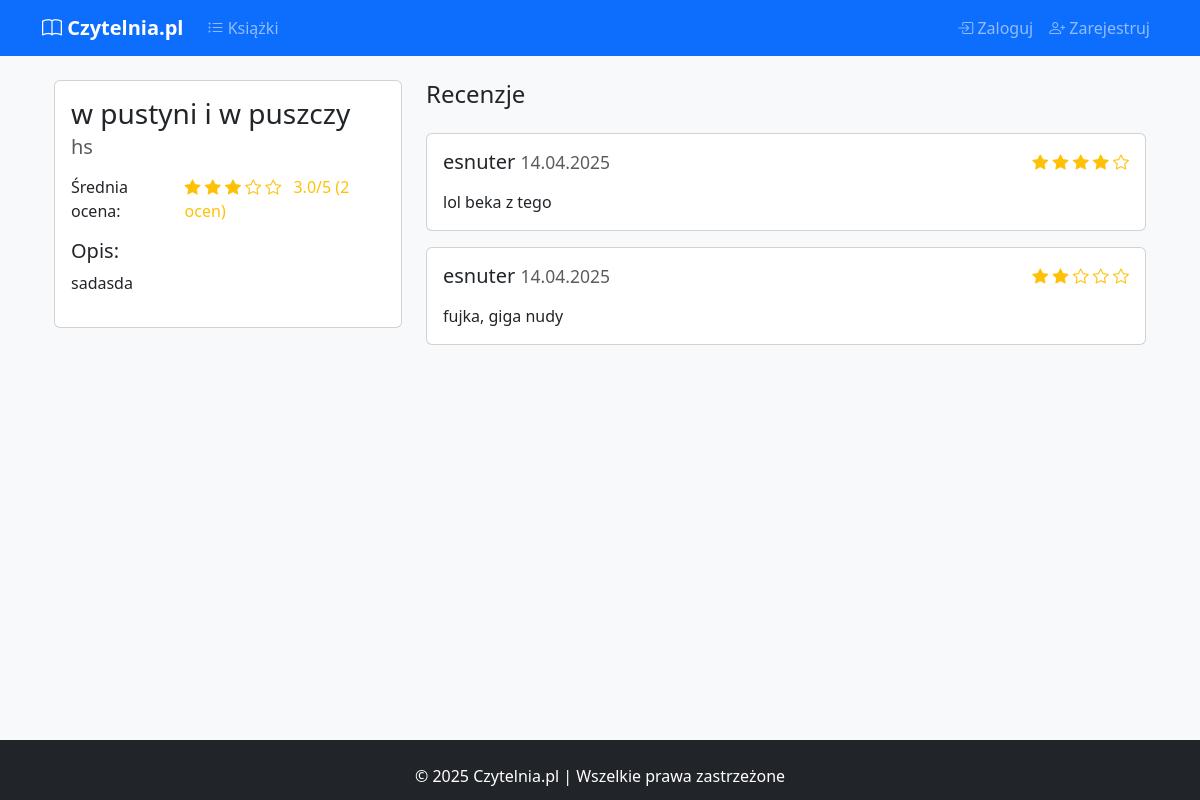
Screenshot of /book/1 with the database file from the repository.
### models.py (models this page shows)
class Book(db.Model):
    __tablename__ = 'books'
    id = db.Column(db.Integer, primary_key=True)
    title = db.Column(db.String(100), nullable=False)
    author = db.Column(db.String(50), nullable=False)
    description = db.Column(db.Text)
    library_entries = db.relationship(
        'UserLibrary',
        backref='library_book',
        lazy=True,
        cascade='all, delete-orphan'
    )
    book_reviews = db.relationship('Review', backref='review_book', lazy=True)

class Review(db.Model):
    __tablename__ = 'reviews'
    id = db.Column(db.Integer, primary_key=True)
    rating = db.Column(db.Integer, nullable=False)  # 1-5
    text = db.Column(db.Text)
    created_at = db.Column(db.DateTime, default=datetime.utcnow)
    user_id = db.Column(db.Integer, db.ForeignKey('users.id'))
    book_id = db.Column(db.Integer, db.ForeignKey('books.id'))

class User(UserMixin, db.Model):
    __tablename__ = 'users'
    id = db.Column(db.Integer, primary_key=True)
    username = db.Column(db.String(50), unique=True, nullable=False)
    password = db.Column(db.String(100), nullable=False)
    is_moderator = db.Column(db.Boolean, default=False)
    library_books = db.relationship(
        'UserLibrary',
        backref='library_user',
        lazy=True,
        cascade='all, delete-orphan'
    )
    reviews = db.relationship('Review', backref='review_user', lazy=True)

### app.py (the view)
@app.route('/book/<int:book_id>')
def book_details(book_id):
    book = Book.query.get_or_404(book_id)
    reviews = Review.query.filter_by(book_id=book.id).order_by(Review.created_at.desc()).all()
    avg_rating = db.session.query(db.func.avg(Review.rating)).filter_by(book_id=book.id).scalar() or 0
    return render_template(
        'book_details.html',
        book=book,
        reviews=reviews,
        avg_rating=round(avg_rating, 1)
    )

### templates/book_details.html (shortened to what this page needs)
{% extends "base.html" %}
{% block content %}
<div class="container">
    <div class="row">
        <div class="col-md-4">
            <div class="card mb-4">
                <div class="card-body">
                    <h3 class="card-title">{{ book.title }}</h3>
                    <h5 class="card-subtitle mb-3 text-muted">{{ book.author }}</h5>
                    <div class="d-flex align-items-center mb-3">
                        <span class="me-2">Średnia ocena:</span>
                        <div class="rating-display">
                            {% for i in range(1,6) %}
                                <i class="bi bi-star{% if i <= avg_rating %}-fill{% endif %} text-warning"></i>
                            {% endfor %}
                            <span class="ms-2">{{ avg_rating }}/5 ({{ reviews|length }} ocen)</span>
                        </div>
                    </div>
                    {% if book.description %}
                    <div class="mb-3">
                        <h5>Opis:</h5>
                        <p>{{ book.description }}</p>
                    </div>
                    {% endif %}
                </div>
            </div>
        </div>
        <div class="col-md-8">
            <h4 class="mb-4">Recenzje</h4>
            {% if reviews %}
                {% for review in reviews %}
                <div class="card mb-3">
                    <div class="card-body">
                        <div class="d-flex justify-content-between">
                            <h5 class="card-title">
                                {{ review.review_user.username }}
                                <small class="text-muted">{{ review.created_at.strftime('%d.%m.%Y') }}</small>
                            </h5>
                            <div class="rating">
                                {% for i in range(1,6) %}
                                    <i class="bi bi-star{% if i <= review.rating %}-fill{% endif %} text-warning"></i>
                                {% endfor %}
                            </div>
                        </div>
                        <p class="card-text mt-2">{{ review.text }}</p>
                    </div>
                </div>
                {% endfor %}
            {% else %}
                <div class="alert alert-info">Brak recenzji. Bądź pierwszy!</div>
            {% endif %}
        </div>
    </div>
</div>
{% endblock %}

### templates/base.html (shortened to what this page needs)
<!DOCTYPE html>
<html lang="pl">
<head>
    <link href="{{ url_for('static', filename='css/style.css') }}" rel="stylesheet">
    <link href="https://cdn.jsdelivr.net/npm/bootstrap@5.3.0/dist/css/bootstrap.min.css" rel="stylesheet">
    <link rel="stylesheet" href="https://cdn.jsdelivr.net/npm/bootstrap-icons@1.10.0/font/bootstrap-icons.css">
</head>
<body class="d-flex flex-column min-vh-100 bg-light">
    <nav class="navbar navbar-expand-lg navbar-dark bg-primary mb-4">
        <div class="container">
            <a class="navbar-brand" href="{{ url_for('home') }}">
                <i class="bi bi-book"></i> Czytelnia.pl
            </a>
            <div class="collapse navbar-collapse" id="navbarNav">
                <ul class="navbar-nav me-auto">
                    <li class="nav-item">
                        <a class="nav-link" href="{{ url_for('book_list') }}">
                            <i class="bi bi-list-ul"></i> Książki
                        </a>
                    </li>
                </ul>
                <ul class="navbar-nav">
                  {% if current_user.is_authenticated %}
                  <li class="nav-item dropdown">
                      <a class="nav-link dropdown-toggle" href="#" id="navbarDropdown" role="button" data-bs-toggle="dropdown">
                          <i class="bi bi-person-circle"></i> {{ current_user.username }}
                      </a>
                      <ul class="dropdown-menu dropdown-menu-end">
                          {% if current_user.is_moderator %}
                          <li><a class="dropdown-item" href="{{ url_for('add_book') }}">
                              <i class="bi bi-plus-circle"></i> Dodaj książkę
                          </a></li>
                          <li><hr class="dropdown-divider"></li>
                          {% endif %}
                          <li><a class="dropdown-item" href="{{ url_for('my_library') }}">
                              <i class="bi bi-collection"></i> Moja biblioteka
                          </a></li>
                          <li><a class="dropdown-item" href="{{ url_for('logout') }}">
                              <i class="bi bi-box-arrow-right"></i> Wyloguj
                          </a></li>
                      </ul>
                  </li>
                  {% else %}
                  <li class="nav-item">
                      <a class="nav-link" href="{{ url_for('login') }}">
                          <i class="bi bi-box-arrow-in-right"></i> Zaloguj
                      </a>
                  </li>
                  <li class="nav-item">
                      <a class="nav-link" href="{{ url_for('register') }}">
                          <i class="bi bi-person-plus"></i> Zarejestruj
                      </a>
                  </li>
                  {% endif %}
              </ul>
            </div>
        </div>
    </nav>
    <main class="container mb-5">
        {% block content %}{% endblock %}
    </main>
    <footer class="bg-dark text-white py-4 mt-auto">
        <div class="container text-center">
            <p class="mb-0">&copy; 2025 Czytelnia.pl | Wszelkie prawa zastrzeżone</p>
        </div>
    </footer>
</body>
</html>

### static/css/style.css (style rules this page uses)
html { position: relative; min-height: 100%; }
body { margin-bottom: 60px; }
footer { position: absolute; bottom: 0; width: 100%; height: 60px; }
.navbar-brand { font-weight: 700; }
.rating-display, .rating { color: #ffc107; }
.bi-star-fill { color: inherit; }
.bi-star { color: #dee2e6; }

### rows the page displays
Book: title "w pustyni i w puszczy", author "hs", description "sadasda"
Review: review_user.username "esnuter", created_at "14.04.2025", rating 4 (drawn), text "lol beka z tego"
Review: review_user.username "esnuter", created_at "14.04.2025", rating 2 (drawn), text "fujka, giga nudy"

### other values shown
{{ avg_rating }} "3.0"
{{ reviews|length }} "2"
